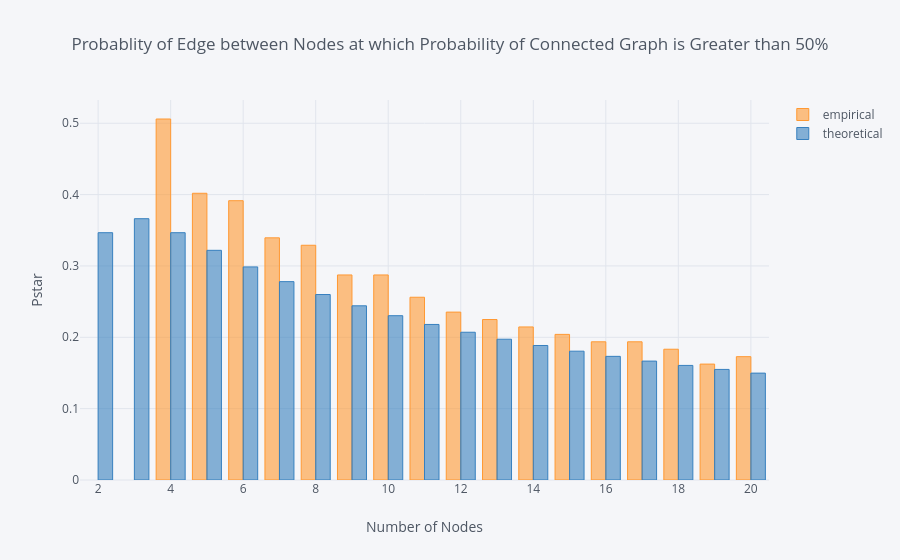

The code cell stored with this chart in its notebook:
### Code cell
pstar_comparison.iplot(kind='bar', xTitle='Number of Nodes', yTitle='Pstar', title='Probablity of Edge between Nodes at which Probability of Connected Graph is Greater than 50%')

### Figure 1 — Plotly figure (JSON) as saved in the notebook; plotly's stock layout.template omitted (floating-point values rounded to 4 significant figures)
{"data": [{"marker": {"color": "rgba(255, 153, 51, 0.6)", "line": {"color": "rgba(255, 153, 51, 1.0)", "width": 1}}, "name": "empirical", "orientation": "v", "text": "", "type": "bar", "uid": "9b3f5381-1f61-439b-a824-5bc854acfbe7", "x": [2, 3, 4, 5, 6, 7, 8, 9, 10, 11, 12, 13, 14, 15, 16, 17, 18, 19, 20], "y": ["", "", 0.5059, 0.4018, 0.3914, 0.3394, 0.329, 0.2873, 0.2873, 0.2561, 0.2353, 0.2249, 0.2145, 0.2041, 0.1937, 0.1937, 0.1833, 0.1624, 0.1729]}, {"marker": {"color": "rgba(55, 128, 191, 0.6)", "line": {"color": "rgba(55, 128, 191, 1.0)", "width": 1}}, "name": "theoretical", "orientation": "v", "text": "", "type": "bar", "uid": "2c451ce4-b1e0-4296-bee4-11eb51b0ea31", "x": [2, 3, 4, 5, 6, 7, 8, 9, 10, 11, 12, 13, 14, 15, 16, 17, 18, 19, 20], "y": [0.3466, 0.3662, 0.3466, 0.3219, 0.2986, 0.278, 0.2599, 0.2441, 0.2303, 0.218, 0.2071, 0.1973, 0.1885, 0.1805, 0.1733, 0.1667, 0.1606, 0.155, 0.1498]}], "layout": {"autosize": true, "legend": {"bgcolor": "#F5F6F9", "font": {"color": "#4D5663"}}, "paper_bgcolor": "#F5F6F9", "plot_bgcolor": "#F5F6F9", "title": {"font": {"color": "#4D5663"}, "text": "Probablity of Edge between Nodes at which Probability of Connected Graph is Greater than 50%"}, "xaxis": {"autorange": true, "gridcolor": "#E1E5ED", "range": [1.5, 20.5], "showgrid": true, "tickfont": {"color": "#4D5663"}, "title": {"font": {"color": "#4D5663"}, "text": "Number of Nodes"}, "type": "linear", "zerolinecolor": "#E1E5ED"}, "yaxis": {"autorange": true, "gridcolor": "#E1E5ED", "range": [0, 0.5325], "showgrid": true, "tickfont": {"color": "#4D5663"}, "title": {"font": {"color": "#4D5663"}, "text": "Pstar"}, "type": "linear", "zerolinecolor": "#E1E5ED"}}}
